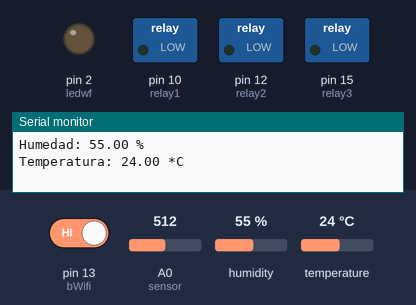
Recording of a sketch running on a simulated Arduino Uno, built with avr-gcc and run on an emulated ATmega328P. Shown: switched loads named in the sketch (green lamp = pin HIGH), output pins drawn as LEDs (lit = HIGH), the last lines printed to the serial monitor. Inputs (shaded band) come from the test bench; at power-on: A0 (sensor) = 512, pin 13 (bWifi) HIGH, humidity 55 %, temperature 24 °C. The local clock reads 2024-03-15 10:24:30 at power-on unless the sketch sets it; pins used as bus, display or sensor lines are not drawn.

Above: at 6.9 s.
12.2 s: A0 (sensor) set to 122
At 13.0 s:
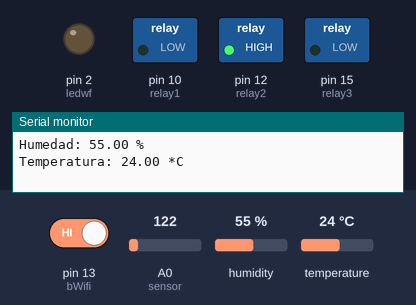
22.0 s: pin 13 (bWifi) driven LOW
At 22.0 s:
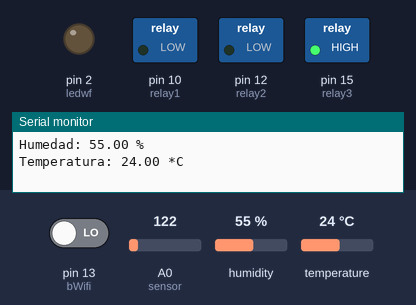
31.8 s: A0 (sensor) set to 0
At 36.9 s:
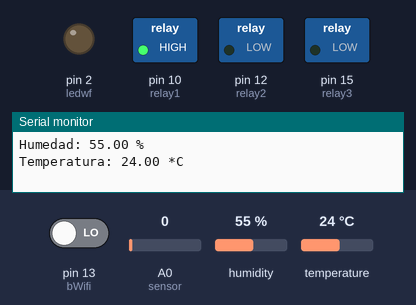
Timing chart, 0 to 49.9 s (numbered marks = the images above; inputs shaded):
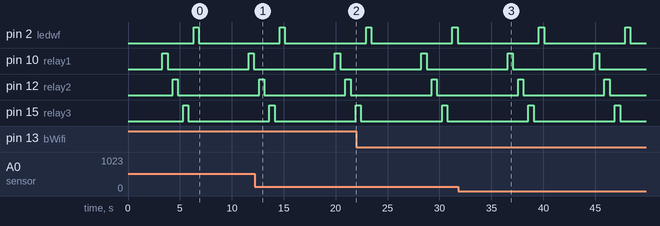

Measured:
- by itself, pin 2 (ledwf), pin 10 (relay1), pin 12 (relay2), pin 15 (relay3): alternates HIGH for 0.50 s and LOW for 7.8 s

The sketch:

TEST-RTC-DHT22-MQ-EG.ino
```cpp
#include <Wire.h>   // incluye libreria para interfaz I2C
#include <RTClib.h>   // incluye libreria para el manejo del modulo RTC
#include "DHT.h" // Libreria DHT11/22

//#define DHTTYPE DHT11   // DHT 11
#define DHTTYPE DHT22   // DHT 22  (AM2302), AM2321
//#define DHTTYPE DHT21   // DHT 21 (AM2301)

const int DHTPin = 14;     // what digital pin we're connected to

int sensor = A0;
//int red = 2;
int gas, co2lvl;

int relay1 = 10;
int relay2 = 12;
int relay3 = 15;

int bWifi = 13;
int buttonState = 0;

int ledwf   = 2;
int ledmqtt = 0;

DHT dht(DHTPin, DHTTYPE);

RTC_DS3231 rtc;     // crea objeto del tipo RTC_DS3231

void btnWiFi();
void rtcEG();
void mqEG();

void setup () {
 Serial.begin(9600);    // inicializa comunicacion serie a 9600 bps
 Serial.println("DHTxx test by EG!");


 pinMode (bWifi, INPUT);
 pinMode(relay1, OUTPUT);
 pinMode(relay2, OUTPUT);
 pinMode(relay3, OUTPUT);
 pinMode(ledwf, OUTPUT);
 pinMode(ledmqtt, OUTPUT);

 dht.begin();

 if (! rtc.begin()) {       // si falla la inicializacion del modulo
 Serial.println("Modulo RTC no encontrado !");  // muestra mensaje de error
 while (1);         // bucle infinito que detiene ejecucion del programa
 }
 //rtc.adjust(DateTime(__DATE__, __TIME__));  // funcion que permite establecer fecha y horario
            // al momento de la compilacion. Comentar esta linea
            // y volver a subir el codigo para funcionamiento normal

  //pinMode(red, OUTPUT);
  pinMode(sensor, INPUT);
  Serial.begin(115200);


  }

void loop () {
 // Wait a few seconds between measurements.
   delay(2000);

   rtcEG();
   btnWiFi();
   mqEG();
   // Reading temperature or humidity takes about 250 milliseconds!
   float h = dht.readHumidity();
   float t = dht.readTemperature();

   if (isnan(h) || isnan(t)) {
      Serial.println("Failed to read from DHT sensor!");
      return;
   }


   Serial.print("Humedad: ");
   Serial.print(h);
   Serial.println(" %\t");
   Serial.print("Temperatura: ");
   Serial.print(t);
   Serial.println(" *C ");

   Serial.println(" ");

   digitalWrite(relay1,HIGH);
   delay(500);
   digitalWrite(relay1,LOW);
   delay(500);

   digitalWrite(relay2,HIGH);
   delay(500);
   digitalWrite(relay2,LOW);
   delay(500);

   digitalWrite(relay3,HIGH);
   delay(500);
   digitalWrite(relay3,LOW);
   delay(500);

   digitalWrite(ledwf,HIGH);
   delay(500);
   digitalWrite(ledwf,LOW);
   delay(500);

   digitalWrite(ledmqtt,HIGH);
   delay(500);
   digitalWrite(ledmqtt,LOW);
   delay(500);
}


void btnWiFi(){

  buttonState = digitalRead(bWifi);

  if (buttonState == LOW) {
    // turn LED on:
    Serial.print("BOTON WI-FI OK !!! ");
    delay(10);
  }

}

void rtcEG(){

 DateTime fecha = rtc.now();      // funcion que devuelve fecha y horario en formato
            // DateTime y asigna a variable fecha
 Serial.print(fecha.day());     // funcion que obtiene el dia de la fecha completa
 Serial.print("/");       // caracter barra como separador
 Serial.print(fecha.month());     // funcion que obtiene el mes de la fecha completa
 Serial.print("/");       // caracter barra como separador
 Serial.print(fecha.year());      // funcion que obtiene el año de la fecha completa
 Serial.print(" ");       // caracter espacio en blanco como separador
 Serial.print(fecha.hour());      // funcion que obtiene la hora de la fecha completa
 Serial.print(":");       // caracter dos puntos como separador
 Serial.print(fecha.minute());      // funcion que obtiene los minutos de la fecha completa
 Serial.print(":");       // caracter dos puntos como separador
 Serial.println(fecha.second());    // funcion que obtiene los segundos de la fecha completa

 delay(1000);         // demora de 1 segundo

}

void mqEG(){

   gas = analogRead(sensor);
  co2lvl = gas - 120;
  co2lvl = map(co2lvl, 0, 1024, 400, 5000);


  Serial.print("CO2: ");
  Serial.print(co2lvl);
  Serial.println(" ppm");
  if ((co2lvl < 350) )
  {
    Serial.println(" Bajo ");
    //digitalWrite(red, LOW);
  }
  if ((co2lvl >= 350) && (co2lvl <= 500))
  {
    Serial.println(" Bueno ");
    //digitalWrite(red, LOW);
  }
  if ((co2lvl >= 800) && (co2lvl <= 1000))
  {
    //digitalWrite(red, HIGH);
    Serial.println("  Alto ");
  }
  if (co2lvl > 2000)
  {
    Serial.println(" Peligro!");
    //digitalWrite(red, HIGH);
  }
  delay(300);

}
```
